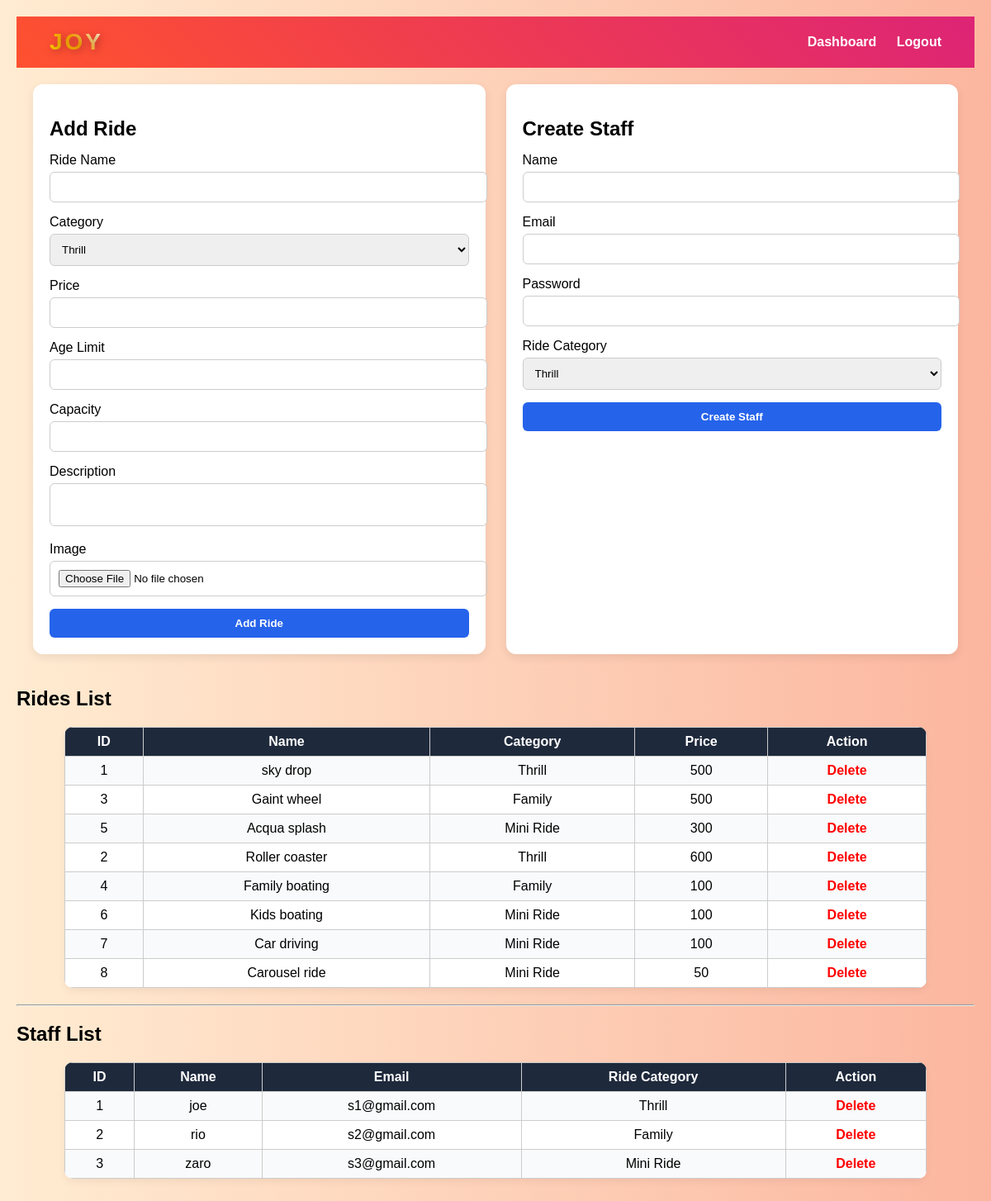
Page /manage.php (signed in) on the committed database.
### tables this page shows
CREATE TABLE IF NOT EXISTS `rides` (
  `id` int NOT NULL AUTO_INCREMENT,
  `ride_name` varchar(100) DEFAULT NULL,
  `price` int DEFAULT NULL,
  `age_limit` int DEFAULT NULL,
  `description` text,
  `images` varchar(100) DEFAULT NULL,
  `category` varchar(50) DEFAULT NULL,
  `capacity` int NOT NULL,
  `status` varchar(20) DEFAULT 'Active',
  PRIMARY KEY (`id`)
);

CREATE TABLE IF NOT EXISTS `staff` (
  `id` int NOT NULL AUTO_INCREMENT,
  `name` char(100) NOT NULL,
  `email` varchar(100) NOT NULL,
  `password` varchar(255) NOT NULL,
  `role` varchar(50) DEFAULT 'staff',
  `created_at` timestamp NULL DEFAULT CURRENT_TIMESTAMP,
  `ride_category` varchar(50) NOT NULL,
  `monthly_salary` int DEFAULT NULL,
  PRIMARY KEY (`id`),
  UNIQUE KEY `email` (`email`)
);

### manage.php (the view, shortened to what this page needs)
<?php
include "php/db.php";
?>
<!DOCTYPE html>
<html>
<head>
<link rel="stylesheet" href="css/style.css">
</head>
<body>
<div class="navbar">
<div class="logo">
<span class="joy-text">JOY</span>
</div>
<div class="nav-links">
<a href="admin_dashboard.php">Dashboard</a>
<a href="admin_logout.php">Logout</a>
</div>
</div>
<div class="form-container">
    <div class="form-box">
        <h2>Add Ride</h2>
        <form method="POST" enctype="multipart/form-data">
        <label>Ride Name</label>
        <input type="text" name="ride_name">
        <label>Category</label>
        <select name="category">
            <option>Thrill</option>
        </select>
        <label>Price</label>
        <input type="number" name="price">
        <label>Age Limit</label>
        <input type="number" id="age_limit" name="age_limit" oninput="showPlus()">
        <label>Capacity</label>
        <input type="number" name="capacity">
        <label>Description</label>
        <textarea name="description"></textarea>
        <label>Image</label>
        <input type="file" name="image">
        <button name="add_ride">Add Ride</button>
        </form>
    </div>
    <div class="form-box">
        <h2>Create Staff</h2>
        <form method="POST">
        <label>Name</label>
        <input type="text" data type="char" name="name" autocomplete="off">
        <label>Email</label>
        <input type="email" name="email" autocomplete="off">
        <label>Password</label>
        <input type="password" name="password" autocomplete="new-password">
        <label>Ride Category</label>
        <select name="ride_category">
            <option>Thrill</option>
        </select>
        <button name="create_staff">Create Staff</button>
        </form>
    </div>
</div>
<h2>Rides List</h2>
<table>
<tr>
<th>ID</th>
<th>Name</th>
<th>Category</th>
<th>Price</th>
<th>Action</th>
</tr>
<?php
$r = mysqli_query($conn,"SELECT * FROM rides");
while($row=mysqli_fetch_assoc($r)){
?>
<tr>
<td><?php echo $row['id']; ?></td>
<td><?php echo $row['ride_name']; ?></td>
<td><?php echo $row['category']; ?></td>
<td><?php echo $row['price']; ?></td>
<td>
<a href="delete_ride.php?id=<?php echo $row['id']; ?>">Delete</a>
</td>
</tr>
<?php } ?>
</table>
<hr>
<h2>Staff List</h2>
<table>
<tr>
<th>ID</th>
<th>Name</th>
<th>Email</th>
<th>Ride Category</th>
<th>Action</th>
</tr>
<?php
$s = mysqli_query($conn,"SELECT * FROM staff");
while($row=mysqli_fetch_assoc($s)){
?>
<tr>
<td><?php echo $row['id']; ?></td>
<td><?php echo $row['name']; ?></td>
<td><?php echo $row['email']; ?></td>
<td><?php echo $row['ride_category']; ?></td>
<td>
<a href="delete_staff.php?id=<?php echo $row['id']; ?>">Delete</a>
</td>
</tr>
<?php } ?>
</table>
</body>
</html>

### style.css (style rules this page uses)
body { font-family: Arial, sans-serif; background-color: #f4f4f4; margin: 0; padding: 20px; }
.navbar { background: rgba(0,0,0,0.7); padding: 15px 30px; display: flex; justify-content: space-between; align-items: center; position: sticky; top: 0; z-index: 1000; }
.navbar a { color: white; text-decoration: none; margin-left: 20px; font-weight: bold; }
.joy-text { font-size: 28px; font-weight: bold; color: #ff8800; }
.joy-text { font-size:28px; font-weight:900; background: linear-gradient(45deg,#fff,#ffe600,#ff00cc); -webkit-background-clip: text; -webkit-text-fill-color: transparent; letter-spacing:3px; font-family: 'Trebuchet MS', sans-serif; text-shadow:2px 2px 10px rgba(0,0,0,0.3); }
body { margin:0; font-family: Arial, sans-serif; background: linear-gradient(to right, #ffecd2, #fcb69f); }
.navbar { display:flex; justify-content:space-between; align-items:center; padding:15px 40px; background: linear-gradient(45deg, #ff512f, #dd2476); }
.nav-links a { color:white; text-decoration:none; margin-left:20px; font-weight:bold; }
.joy-text { font-size:28px; font-weight:bold; background: linear-gradient(45deg, gold, orange, white); -webkit-background-clip:text; -webkit-text-fill-color:transparent; }

### manage.php (style rules this page uses)
table { border-collapse:collapse; width:70%; }
table th,table td { padding:8px; border:1px solid #ccc; }
.form-container { display:flex; gap:25px; padding:20px; }
.form-box { flex:1; background:#fff; padding:20px; border-radius:12px; box-shadow:0 4px 12px rgba(0,0,0,0.08); transition:0.3s; }
.form-box h2 { margin-bottom:15px; }
input, select, textarea { width:100%; padding:10px; margin-top:5px; margin-bottom:15px; border-radius:6px; border:1px solid #ccc; }
textarea { resize:none; }
button { width:100%; padding:10px; border:none; border-radius:6px; background:#2563eb; color:white; font-weight:bold; cursor:pointer; }
table { width:90%; margin:20px auto; border-collapse:collapse; background:#fff; border-radius:10px; overflow:hidden; box-shadow:0 4px 10px rgba(0,0,0,0.05); }
th { background:#1e293b; color:#fff; }
th, td { padding:12px; text-align:center; }
tr:nth-child(even) { background:#f9fafb; }
a { color:red; text-decoration:none; font-weight:bold; }

### rows in the picture
rides: id "1", ride_name "sky drop", category "Thrill", price "500"
rides: id "3", ride_name "Gaint wheel", category "Family", price "500"
rides: id "5", ride_name "Acqua splash", category "Mini Ride", price "300"
rides: id "2", ride_name "Roller coaster", category "Thrill", price "600"
rides: id "4", ride_name "Family boating", category "Family", price "100"
rides: id "6", ride_name "Kids boating", category "Mini Ride", price "100"
rides: id "7", ride_name "Car driving", category "Mini Ride", price "100"
rides: id "8", ride_name "Carousel ride", category "Mini Ride", price "50"
staff: id "1", name "joe", email "s1@gmail.com", ride_category "Thrill"
staff: id "2", name "rio", email "s2@gmail.com", ride_category "Family"
staff: id "3", name "zaro", email "s3@gmail.com", ride_category "Mini Ride"
